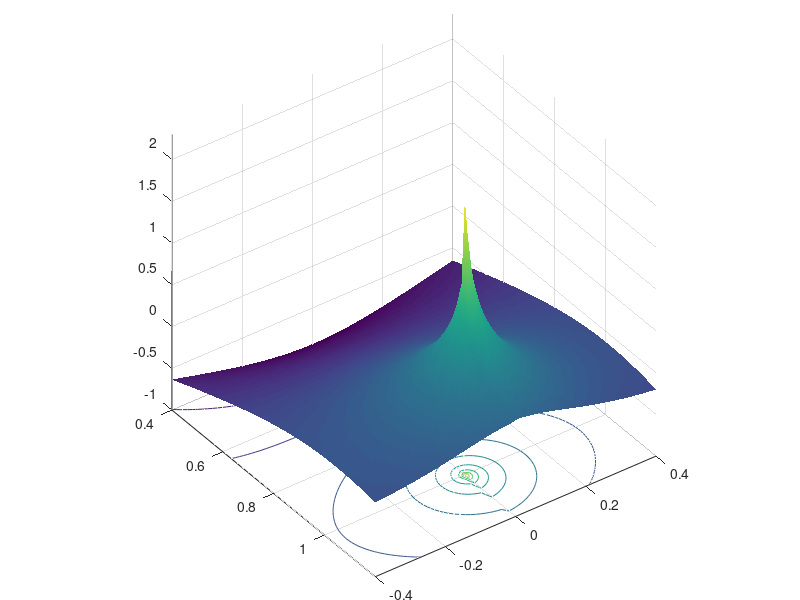

Write the MATLAB code that produced this figure. (Note: this script raises an error after producing the figure.)
close all;clear all
%% First example from the Numerical resulsts section of Michalski's review paper
h = 5 ;
eps_r = 10 - 1i*180;
c = 2.99792458e8;
xmu = 4*pi*1e-7;
eps_0 = 8.854187817e-12;
lambda_0 = 300;
f_0 = 1e6;
omega = 2*pi*f_0;
sigma = 10e-3;

k_1 = 2*pi/lambda_0;
k_2 = omega*sqrt(eps_r*eps_0*xmu);
rho = 50;
% R_p = -1i*(eps_r*sqrt(eps_r))/(eps_r^2 - 1)*exp(1i*k_1*h/(sqrt(eps_r + 1)))
% Pole location
% x = 1 - (real(eps_r) + 3/4) / (2*imag(eps_r)^2) - 1i/(2*imag(eps_r))
real_kp_by_k1 = .4: .01 : 1.2;
imag_kp_by_k1 = -.4: .01 : .4;
[x,y] = meshgrid(real_kp_by_k1, imag_kp_by_k1);
k_p = k_1*(x + 1i*y);
k_z1 = sqrt(k_1^2 - k_p.^2);
k_z2 = sqrt(k_2^2 - k_p.^2);
f = -1i*eps_r./(eps_r*k_z1 + k_z2).*exp(-1i*k_z1*h);
J = besselj(0,rho*k_p);
S_0 = f.*J.*k_p;
axes1 = axes('Parent',gcf);
hold(axes1,'on');
surfc(x,y,log(abs(S_0)))
% Create axes
hold on
shading interp
colormap viridis
view(axes1,[54.1 36.4]);
grid(axes1,'on');
axis(axes1,'tight');
% Set the remaining axes properties
set(axes1,'CameraViewAngle',9.12883787926109,'DataAspectRatio',...
    [1 1 4.17798655114009],'Projection','perspective');
alpha .5
plot3(real_kp_by_k1,y(41,:),log(abs(S_0(41,:))),'LineWidth',1.2, 'Color','black')
contour(x,y,log(abs(S_0)))

% kz1 = @(kp) sqrt(k_1^2 - kp^2);
% kz2 = @(kp) sqrt(k_2^2 - kp^2);
% f = @(kp) 1i*eps_r./(eps_r*k_z1 + k_z2).*exp(-1i*k_z1*h);
% J = @(kp) besselj(0,rho*kp)
% syms r
% rho = linspace(0,2,21);
% hankel3 = @(r,rho) exp(-r).*besselj(0,2*pi*rho*r);
% 
% g = zeros(size(rho));
% for k=1:length(rho)
%     g(k) = 2*pi*quad(hankel3,0,5,[],[],rho(k));
% end
% 
% u = linspace(0,2,101);
% v = 2*pi./sqrt(4*(pi*u).^2+1);
% plot(u,v,rho,g,'ko');
% xlabel('radial freq \rho');
% ylabel('value');
% g = zeros(size(rho));
% for k=1:length(rho)
% g(k) = quad(hankel3,0,5,rho(k));
% end
